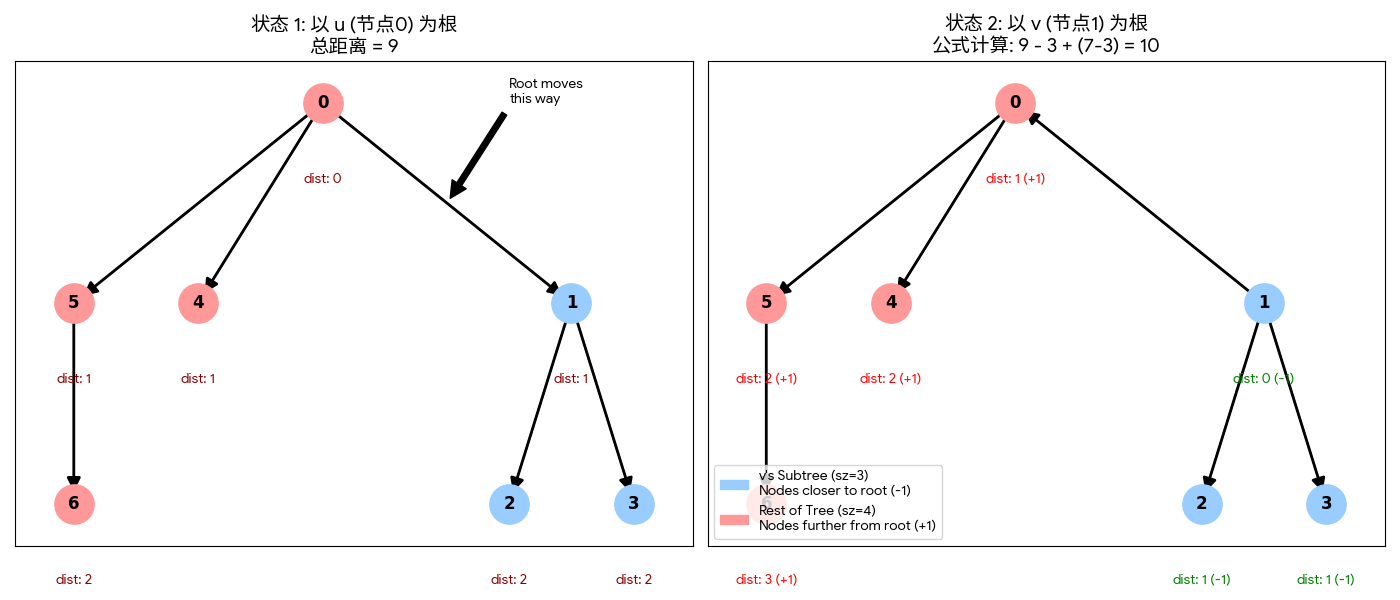

Reproduce this figure in Python.
import matplotlib.pyplot as plt
import networkx as nx

def draw_rerooting_visualization():
    # Setup the graph
    # Node 0 is u, Node 1 is v
    # v (1) has a subtree: {1, 2, 3} -> size 3
    # u (0) has other branches: {0, 4, 5, 6} -> size 4
    # Total n = 7
    
    G = nx.Graph()
    edges = [
        (0, 1), # The edge between u and v
        (1, 2), (1, 3), # v's children
        (0, 4), (0, 5), # u's other children
        (5, 6)  # child of 5
    ]
    G.add_edges_from(edges)
    
    # Manual positions for clarity
    pos = {
        0: (0, 4),    # u (Top Center-ish)
        1: (2, 3),    # v (Right branch)
        2: (1.5, 2),  # v's child
        3: (2.5, 2),  # v's child
        4: (-1, 3),   # u's child (Left branch)
        5: (-2, 3),   # u's child (Left branch)
        6: (-2, 2)    # 5's child
    }
    
    # Define groups
    u = 0
    v = 1
    subtree_v_nodes = {1, 2, 3}
    other_nodes = {0, 4, 5, 6} # n - sz[v]
    
    # Calculate Distances for Root u
    path_lengths_u = nx.single_source_shortest_path_length(G, u)
    sum_dist_u = sum(path_lengths_u.values())
    
    # Calculate Distances for Root v
    path_lengths_v = nx.single_source_shortest_path_length(G, v)
    sum_dist_v = sum(path_lengths_v.values())
    
    sz_v = len(subtree_v_nodes)
    n = len(G.nodes)
    
    # Create plot
    fig, axes = plt.subplots(1, 2, figsize=(14, 6))
    
    # --- Plot 1: Root u ---
    ax = axes[0]
    ax.set_title(f"状态 1: 以 u (节点0) 为根\n总距离 = {sum_dist_u}", fontsize=14, fontweight='bold')
    
    # Draw edges with direction implied by root u
    # We use a BFS tree to determine edge direction for visualization
    bfs_tree_u = nx.bfs_tree(G, u)
    nx.draw_networkx_edges(G, pos, ax=ax, edge_color='gray', width=1.5)
    nx.draw_networkx_edges(bfs_tree_u, pos, ax=ax, edge_color='black', width=2, arrows=True, arrowstyle='-|>', arrowsize=20)
    
    # Draw nodes
    nx.draw_networkx_nodes(G, pos, nodelist=list(other_nodes), node_color='#FF9999', node_size=800, ax=ax, label="Rest of Tree") # Redish
    nx.draw_networkx_nodes(G, pos, nodelist=list(subtree_v_nodes), node_color='#99CCFF', node_size=800, ax=ax, label="Subtree of v") # Blueish
    nx.draw_networkx_labels(G, pos, font_color='black', font_weight='bold', ax=ax)
    
    # Annotate distances relative to u
    for node, (x, y) in pos.items():
        dist = path_lengths_u[node]
        ax.text(x, y-0.4, f"dist: {dist}", ha='center', fontsize=10, color='darkred')

    # Highlight the critical edge u->v
    mid_x_uv = (pos[0][0] + pos[1][0]) / 2
    mid_y_uv = (pos[0][1] + pos[1][1]) / 2
    ax.annotate("Root moves\nthis way", xy=(mid_x_uv, mid_y_uv), xytext=(mid_x_uv+0.5, mid_y_uv+0.5),
                arrowprops=dict(facecolor='black', shrink=0.05), fontsize=10)


    # --- Plot 2: Root v ---
    ax = axes[1]
    expected_sum = sum_dist_u - sz_v + (n - sz_v)
    ax.set_title(f"状态 2: 以 v (节点1) 为根\n公式计算: {sum_dist_u} - {sz_v} + ({n}-{sz_v}) = {expected_sum}", fontsize=14, fontweight='bold')
    
    # Draw edges with direction implied by root v
    bfs_tree_v = nx.bfs_tree(G, v)
    nx.draw_networkx_edges(G, pos, ax=ax, edge_color='gray', width=1.5)
    nx.draw_networkx_edges(bfs_tree_v, pos, ax=ax, edge_color='black', width=2, arrows=True, arrowstyle='-|>', arrowsize=20)
    
    # Draw nodes (same colors to track groups)
    nx.draw_networkx_nodes(G, pos, nodelist=list(other_nodes), node_color='#FF9999', node_size=800, ax=ax)
    nx.draw_networkx_nodes(G, pos, nodelist=list(subtree_v_nodes), node_color='#99CCFF', node_size=800, ax=ax)
    nx.draw_networkx_labels(G, pos, font_color='black', font_weight='bold', ax=ax)
    
    # Annotate distances relative to v and change
    for node, (x, y) in pos.items():
        dist = path_lengths_v[node]
        old_dist = path_lengths_u[node]
        change = dist - old_dist
        change_str = f"{change:+d}"
        color = 'green' if change < 0 else 'red'
        ax.text(x, y-0.4, f"dist: {dist} ({change_str})", ha='center', fontsize=10, color=color, fontweight='bold')

    # Legend for groups
    import matplotlib.patches as mpatches
    blue_patch = mpatches.Patch(color='#99CCFF', label=f'v\'s Subtree (sz={sz_v})\nNodes closer to root (-1)')
    red_patch = mpatches.Patch(color='#FF9999', label=f'Rest of Tree (sz={n-sz_v})\nNodes further from root (+1)')
    ax.legend(handles=[blue_patch, red_patch], loc='lower left')

    plt.tight_layout()
    plt.save("rerooting_visualization.png")

draw_rerooting_visualization()
